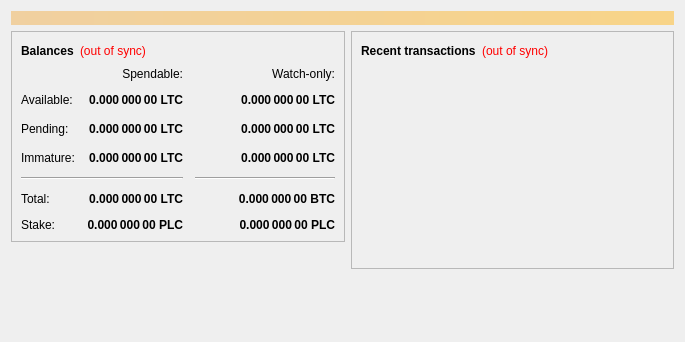
<?xml version="1.0" encoding="UTF-8"?>
<ui version="4.0">
 <class>OverviewPage</class>
 <widget class="QWidget" name="OverviewPage">
  <property name="geometry">
   <rect>
    <x>0</x>
    <y>0</y>
    <width>685</width>
    <height>342</height>
   </rect>
  </property>
  <property name="windowTitle">
   <string>Form</string>
  </property>
  <layout class="QVBoxLayout" name="topLayout">
   <item>
    <widget class="QLabel" name="labelAlerts">
     <property name="visible">
      <bool>false</bool>
     </property>
     <property name="styleSheet">
      <string notr="true">background-color: qlineargradient(x1: 0, y1: 0, x2: 1, y2: 0, stop:0 #F0D0A0, stop:1 #F8D488); color:#000000;</string>
     </property>
     <property name="wordWrap">
      <bool>true</bool>
     </property>
     <property name="margin">
      <number>3</number>
     </property>
    </widget>
   </item>
   <item>
    <layout class="QHBoxLayout" name="horizontalLayout" stretch="1,1">
     <item>
      <layout class="QVBoxLayout" name="verticalLayout_2">
       <item>
        <widget class="QFrame" name="frame">
         <property name="frameShape">
          <enum>QFrame::StyledPanel</enum>
         </property>
         <property name="frameShadow">
          <enum>QFrame::Raised</enum>
         </property>
         <layout class="QVBoxLayout" name="verticalLayout_4">
          <item>
           <layout class="QHBoxLayout" name="horizontalLayout_4">
            <item>
             <widget class="QLabel" name="label_5">
              <property name="font">
               <font>
                <weight>75</weight>
                <bold>true</bold>
               </font>
              </property>
              <property name="text">
               <string>Balances</string>
              </property>
             </widget>
            </item>
            <item>
             <widget class="QLabel" name="labelWalletStatus">
              <property name="cursor">
               <cursorShape>WhatsThisCursor</cursorShape>
              </property>
              <property name="toolTip">
               <string>The displayed information may be out of date. Your wallet automatically synchronizes with the Litecoin network after a connection is established, but this process has not completed yet.</string>
              </property>
              <property name="styleSheet">
               <string notr="true">QLabel { color: red; }</string>
              </property>
              <property name="text">
               <string notr="true">(out of sync)</string>
              </property>
              <property name="alignment">
               <set>Qt::AlignLeading|Qt::AlignLeft|Qt::AlignVCenter</set>
              </property>
             </widget>
            </item>
            <item>
             <spacer name="horizontalSpacer_3">
              <property name="orientation">
               <enum>Qt::Horizontal</enum>
              </property>
              <property name="sizeHint" stdset="0">
               <size>
                <width>40</width>
                <height>20</height>
               </size>
              </property>
             </spacer>
            </item>
           </layout>
          </item>
          <item>
           <layout class="QGridLayout" name="gridLayout">
            <property name="spacing">
             <number>12</number>
            </property>
            <item row="2" column="3">
             <spacer name="horizontalSpacer_2">
              <property name="orientation">
               <enum>Qt::Horizontal</enum>
              </property>
              <property name="sizeHint" stdset="0">
               <size>
                <width>40</width>
                <height>20</height>
               </size>
              </property>
             </spacer>
            </item>
            <item row="1" column="0">
             <widget class="QLabel" name="labelBalanceText">
              <property name="text">
               <string>Available:</string>
              </property>
             </widget>
            </item>
            <item row="4" column="2">
             <widget class="Line" name="lineWatchBalance">
              <property name="sizePolicy">
               <sizepolicy hsizetype="Preferred" vsizetype="Fixed">
                <horstretch>0</horstretch>
                <verstretch>0</verstretch>
               </sizepolicy>
              </property>
              <property name="minimumSize">
               <size>
                <width>140</width>
                <height>0</height>
               </size>
              </property>
              <property name="orientation">
               <enum>Qt::Horizontal</enum>
              </property>
             </widget>
            </item>
            <item row="2" column="0">
             <widget class="QLabel" name="labelPendingText">
              <property name="text">
               <string>Pending:</string>
              </property>
             </widget>
            </item>
            <item row="3" column="0">
             <widget class="QLabel" name="labelImmatureText">
              <property name="text">
               <string>Immature:</string>
              </property>
             </widget>
            </item>
            <item row="3" column="1">
             <widget class="QLabel" name="labelImmature">
              <property name="font">
               <font>
                <weight>75</weight>
                <bold>true</bold>
               </font>
              </property>
              <property name="cursor">
               <cursorShape>IBeamCursor</cursorShape>
              </property>
              <property name="toolTip">
               <string>Mined balance that has not yet matured</string>
              </property>
              <property name="text">
               <string notr="true">0.000 000 00 LTC</string>
              </property>
              <property name="alignment">
               <set>Qt::AlignRight|Qt::AlignTrailing|Qt::AlignVCenter</set>
              </property>
              <property name="textInteractionFlags">
               <set>Qt::LinksAccessibleByMouse|Qt::TextSelectableByKeyboard|Qt::TextSelectableByMouse</set>
              </property>
             </widget>
            </item>
            <item row="0" column="1">
             <widget class="QLabel" name="labelSpendable">
              <property name="text">
               <string>Spendable:</string>
              </property>
              <property name="alignment">
               <set>Qt::AlignRight|Qt::AlignTrailing|Qt::AlignVCenter</set>
              </property>
             </widget>
            </item>
            <item row="0" column="2">
             <widget class="QLabel" name="labelWatchonly">
              <property name="text">
               <string>Watch-only:</string>
              </property>
              <property name="alignment">
               <set>Qt::AlignRight|Qt::AlignTrailing|Qt::AlignVCenter</set>
              </property>
             </widget>
            </item>
            <item row="1" column="2">
             <widget class="QLabel" name="labelWatchAvailable">
              <property name="font">
               <font>
                <weight>75</weight>
                <bold>true</bold>
               </font>
              </property>
              <property name="cursor">
               <cursorShape>IBeamCursor</cursorShape>
              </property>
              <property name="toolTip">
               <string>Your current balance in watch-only addresses</string>
              </property>
              <property name="text">
               <string notr="true">0.000 000 00 LTC</string>
              </property>
              <property name="alignment">
               <set>Qt::AlignRight|Qt::AlignTrailing|Qt::AlignVCenter</set>
              </property>
              <property name="textInteractionFlags">
               <set>Qt::LinksAccessibleByMouse|Qt::TextSelectableByKeyboard|Qt::TextSelectableByMouse</set>
              </property>
             </widget>
            </item>
            <item row="2" column="2">
             <widget class="QLabel" name="labelWatchPending">
              <property name="font">
               <font>
                <weight>75</weight>
                <bold>true</bold>
               </font>
              </property>
              <property name="cursor">
               <cursorShape>IBeamCursor</cursorShape>
              </property>
              <property name="toolTip">
               <string>Unconfirmed transactions to watch-only addresses</string>
              </property>
              <property name="text">
               <string notr="true">0.000 000 00 LTC</string>
              </property>
              <property name="alignment">
               <set>Qt::AlignRight|Qt::AlignTrailing|Qt::AlignVCenter</set>
              </property>
              <property name="textInteractionFlags">
               <set>Qt::LinksAccessibleByMouse|Qt::TextSelectableByKeyboard|Qt::TextSelectableByMouse</set>
              </property>
             </widget>
            </item>
            <item row="2" column="1">
             <widget class="QLabel" name="labelUnconfirmed">
              <property name="font">
               <font>
                <weight>75</weight>
                <bold>true</bold>
               </font>
              </property>
              <property name="cursor">
               <cursorShape>IBeamCursor</cursorShape>
              </property>
              <property name="toolTip">
               <string>Total of transactions that have yet to be confirmed, and do not yet count toward the spendable balance</string>
              </property>
              <property name="text">
               <string notr="true">0.000 000 00 LTC</string>
              </property>
              <property name="alignment">
               <set>Qt::AlignRight|Qt::AlignTrailing|Qt::AlignVCenter</set>
              </property>
              <property name="textInteractionFlags">
               <set>Qt::LinksAccessibleByMouse|Qt::TextSelectableByKeyboard|Qt::TextSelectableByMouse</set>
              </property>
             </widget>
            </item>
            <item row="1" column="1">
             <widget class="QLabel" name="labelBalance">
              <property name="font">
               <font>
                <weight>75</weight>
                <bold>true</bold>
               </font>
              </property>
              <property name="cursor">
               <cursorShape>IBeamCursor</cursorShape>
              </property>
              <property name="toolTip">
               <string>Your current spendable balance</string>
              </property>
              <property name="text">
               <string notr="true">0.000 000 00 LTC</string>
              </property>
              <property name="alignment">
               <set>Qt::AlignRight|Qt::AlignTrailing|Qt::AlignVCenter</set>
              </property>
              <property name="textInteractionFlags">
               <set>Qt::LinksAccessibleByMouse|Qt::TextSelectableByKeyboard|Qt::TextSelectableByMouse</set>
              </property>
             </widget>
            </item>
            <item row="4" column="0" colspan="2">
             <widget class="Line" name="line">
              <property name="orientation">
               <enum>Qt::Horizontal</enum>
              </property>
             </widget>
            </item>
            <item row="3" column="2">
             <widget class="QLabel" name="labelWatchImmature">
              <property name="font">
               <font>
                <weight>75</weight>
                <bold>true</bold>
               </font>
              </property>
              <property name="cursor">
               <cursorShape>IBeamCursor</cursorShape>
              </property>
              <property name="toolTip">
               <string>Mined balance in watch-only addresses that has not yet matured</string>
              </property>
              <property name="text">
               <string notr="true">0.000 000 00 LTC</string>
              </property>
              <property name="alignment">
               <set>Qt::AlignRight|Qt::AlignTrailing|Qt::AlignVCenter</set>
              </property>
              <property name="textInteractionFlags">
               <set>Qt::LinksAccessibleByMouse|Qt::TextSelectableByKeyboard|Qt::TextSelectableByMouse</set>
              </property>
             </widget>
            </item>
            <item row="6" column="0">
             <widget class="QLabel" name="labelStakeText">
              <property name="text">
               <string>Stake:</string>
              </property>
             </widget>
            </item>
            <item row="5" column="0">
             <widget class="QLabel" name="labelTotalText">
              <property name="text">
               <string>Total:</string>
              </property>
             </widget>
            </item>
            <item row="5" column="1">
             <widget class="QLabel" name="labelTotal">
              <property name="font">
               <font>
                <weight>75</weight>
                <bold>true</bold>
               </font>
              </property>
              <property name="cursor">
               <cursorShape>IBeamCursor</cursorShape>
              </property>
              <property name="toolTip">
               <string>Your current total balance</string>
              </property>
              <property name="text">
               <string notr="true">0.000 000 00 LTC</string>
              </property>
              <property name="alignment">
               <set>Qt::AlignRight|Qt::AlignTrailing|Qt::AlignVCenter</set>
              </property>
              <property name="textInteractionFlags">
               <set>Qt::LinksAccessibleByMouse|Qt::TextSelectableByKeyboard|Qt::TextSelectableByMouse</set>
              </property>
             </widget>
            </item>
            <item row="5" column="2">
             <widget class="QLabel" name="labelWatchTotal">
              <property name="font">
               <font>
                <weight>75</weight>
                <bold>true</bold>
               </font>
              </property>
              <property name="cursor">
               <cursorShape>IBeamCursor</cursorShape>
              </property>
              <property name="toolTip">
               <string>Current total balance in watch-only addresses</string>
              </property>
              <property name="text">
               <string notr="true">0.000 000 00 BTC</string>
              </property>
              <property name="alignment">
               <set>Qt::AlignRight|Qt::AlignTrailing|Qt::AlignVCenter</set>
              </property>
              <property name="textInteractionFlags">
               <set>Qt::LinksAccessibleByMouse|Qt::TextSelectableByKeyboard|Qt::TextSelectableByMouse</set>
              </property>
             </widget>
            </item>
            <item row="6" column="2">
             <widget class="QLabel" name="labelWatchStake">
              <property name="font">
               <font>
                <weight>75</weight>
                <bold>true</bold>
               </font>
              </property>
              <property name="cursor">
               <cursorShape>IBeamCursor</cursorShape>
              </property>
              <property name="text">
               <string>0.000 000 00 PLC</string>
              </property>
              <property name="alignment">
               <set>Qt::AlignRight|Qt::AlignTrailing|Qt::AlignVCenter</set>
              </property>
              <property name="textInteractionFlags">
               <set>Qt::LinksAccessibleByMouse|Qt::TextSelectableByKeyboard|Qt::TextSelectableByMouse</set>
              </property>
             </widget>
            </item>
            <item row="6" column="1">
             <widget class="QLabel" name="labelStake">
              <property name="font">
               <font>
                <weight>75</weight>
                <bold>true</bold>
               </font>
              </property>
              <property name="cursor">
               <cursorShape>IBeamCursor</cursorShape>
              </property>
              <property name="text">
               <string>0.000 000 00 PLC</string>
              </property>
              <property name="alignment">
               <set>Qt::AlignRight|Qt::AlignTrailing|Qt::AlignVCenter</set>
              </property>
              <property name="textInteractionFlags">
               <set>Qt::LinksAccessibleByMouse|Qt::TextSelectableByKeyboard|Qt::TextSelectableByMouse</set>
              </property>
             </widget>
            </item>
           </layout>
          </item>
         </layout>
        </widget>
       </item>
       <item>
        <spacer name="verticalSpacer">
         <property name="orientation">
          <enum>Qt::Vertical</enum>
         </property>
         <property name="sizeHint" stdset="0">
          <size>
           <width>20</width>
           <height>40</height>
          </size>
         </property>
        </spacer>
       </item>
      </layout>
     </item>
     <item>
      <layout class="QVBoxLayout" name="verticalLayout_3">
       <item>
        <widget class="QFrame" name="frame_2">
         <property name="frameShape">
          <enum>QFrame::StyledPanel</enum>
         </property>
         <property name="frameShadow">
          <enum>QFrame::Raised</enum>
         </property>
         <layout class="QVBoxLayout" name="verticalLayout">
          <item>
           <layout class="QHBoxLayout" name="horizontalLayout_2">
            <item>
             <widget class="QLabel" name="label_4">
              <property name="font">
               <font>
                <weight>75</weight>
                <bold>true</bold>
               </font>
              </property>
              <property name="text">
               <string>Recent transactions</string>
              </property>
             </widget>
            </item>
            <item>
             <widget class="QLabel" name="labelTransactionsStatus">
              <property name="cursor">
               <cursorShape>WhatsThisCursor</cursorShape>
              </property>
              <property name="toolTip">
               <string>The displayed information may be out of date. Your wallet automatically synchronizes with the Litecoin network after a connection is established, but this process has not completed yet.</string>
              </property>
              <property name="styleSheet">
               <string notr="true">QLabel { color: red; }</string>
              </property>
              <property name="text">
               <string notr="true">(out of sync)</string>
              </property>
              <property name="alignment">
               <set>Qt::AlignRight|Qt::AlignTrailing|Qt::AlignVCenter</set>
              </property>
             </widget>
            </item>
            <item>
             <spacer name="horizontalSpacer">
              <property name="orientation">
               <enum>Qt::Horizontal</enum>
              </property>
              <property name="sizeHint" stdset="0">
               <size>
                <width>40</width>
                <height>20</height>
               </size>
              </property>
             </spacer>
            </item>
           </layout>
          </item>
          <item>
           <widget class="QListView" name="listTransactions">
            <property name="styleSheet">
             <string notr="true">QListView { background: transparent; }</string>
            </property>
            <property name="frameShape">
             <enum>QFrame::NoFrame</enum>
            </property>
            <property name="verticalScrollBarPolicy">
             <enum>Qt::ScrollBarAlwaysOff</enum>
            </property>
            <property name="horizontalScrollBarPolicy">
             <enum>Qt::ScrollBarAlwaysOff</enum>
            </property>
            <property name="selectionMode">
             <enum>QAbstractItemView::NoSelection</enum>
            </property>
           </widget>
          </item>
         </layout>
        </widget>
       </item>
       <item>
        <spacer name="verticalSpacer_2">
         <property name="orientation">
          <enum>Qt::Vertical</enum>
         </property>
         <property name="sizeHint" stdset="0">
          <size>
           <width>20</width>
           <height>40</height>
          </size>
         </property>
        </spacer>
       </item>
      </layout>
     </item>
    </layout>
   </item>
  </layout>
 </widget>
 <resources/>
 <connections/>
</ui>
